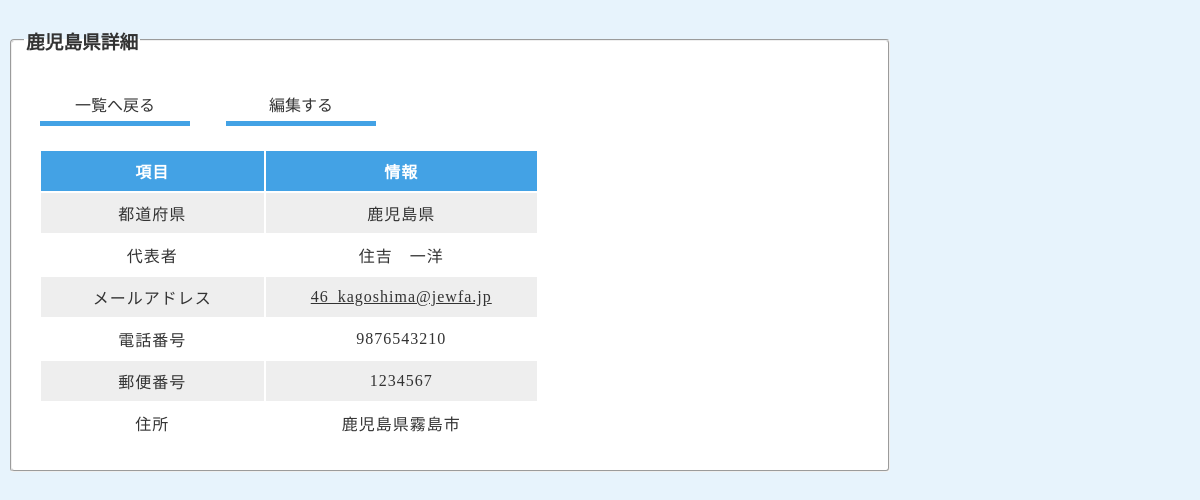
/prefecture_table/pref_detail.php?id=6 (signed in), run on the app's committed database.
### tables this page shows
CREATE TABLE `pref_managers` (
  `id` int(8) NOT NULL,
  `prefecture` varchar(128) NOT NULL,
  `manager` varchar(128) NOT NULL,
  `mail` varchar(128) NOT NULL,
  `tel` varchar(128) NOT NULL,
  `yuubin` varchar(128) NOT NULL,
  `address` varchar(128) NOT NULL,
  `password` varchar(128) NOT NULL,
  `created_at` datetime NOT NULL,
  `updated_at` datetime NOT NULL
);

### prefecture_table/pref_detail.php (the view, shortened to what this page needs)
<?php
$id = $_GET["id"];
$pdo = connect_to_pref_db();
$sql = 'SELECT * FROM pref_managers WHERE id=:id';
$stmt = $pdo->prepare($sql);
$stmt->bindValue(':id', $id, PDO::PARAM_INT);
$status = $stmt->execute();
if ($status == false) {
  $error = $stmt->errorInfo();
  echo json_encode(["error_msg" => "{$error[2]}"]);
  exit();
} else {
  $record = $stmt->fetch(PDO::FETCH_ASSOC);
}
?>
<!DOCTYPE html>
<html lang="ja">
<head>
  <link rel="stylesheet" href="css/style.css">
</head>
<body>
  <fieldset>
    <legend><h3><?= $record['prefecture'] ?>詳細</h3></legend>
    <a href="pref_read.php" class="link">一覧へ戻る</a>
    <a href="pref_edit.php?id=<?= $record['id'] ?>" class="link">編集する</a>
    <table class="detail">
      <thead>
        <tr>
          <th>項目</th>
          <th>情報</th>
        </tr>
        <tr>
          <td>都道府県</td>
          <td><?= $record['prefecture'] ?></td>
        </tr>
        <tr>
          <td>代表者</td>
          <td><?= $record['manager'] ?></td>
        </tr>
        <tr>
          <td>メールアドレス</td>
          <td><a href="mailto:<?= $record['mail'] ?>"><?= $record['mail'] ?></a></td>
        </tr>
        <tr>
          <td>電話番号</td>
          <td><?= $record['tel'] ?></td>
        </tr>
        <tr>
          <td>郵便番号</td>
          <td><?= $record['yuubin'] ?></td>
        </tr>
        <tr>
          <td>住所</td>
          <td><?= $record['address'] ?></td>
        </tr>
      </thead>
    </table>
  </fieldset>
</body>
</html>

### prefecture_table/css/style.css (style rules this page uses)
* { box-sizing: border-box; color: #333; }
body { background-color: #e7f3fc; font-family: "Noto Sans JP,sans-serif"; }
fieldset { width: 880px; background-color: white; border-radius: 4px; }
a.link { text-decoration: none; display: inline-block; width: 150px; height: 40px; line-height: 40px; text-align: center; margin: 8px 16px; border-bottom: 5px solid #43a2e5; }
th { background-color: #43A2E5; color: white; letter-spacing: 2px; }
tr:nth-child(2n) { background-color: #eee; }
tr { height: 40px; background-color: white; text-align: center; }
th,td { width: 150px; letter-spacing: 1px; }
td { text-align: center; color: #333; text-overflow: ellipsis; white-space: nowrap; overflow: hidden; }
.detail { width: 500px; }
table.detail { margin: 15px; }

### data on the page
pref_managers: prefecture "鹿児島県", manager "住吉 一洋", mail "46_kagoshima@jewfa.jp", tel "9876543210", yuubin "1234567", address "鹿児島県霧島市"
